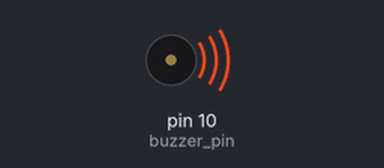
This sketch was run on a simulated Arduino Nano, built with avr-gcc and run on an emulated ATmega328P. On the bench: buzzer (waves = sounding).

Above: at 0.1 s.
Timing chart, 0 to 3.0 s (numbered marks = the images above):
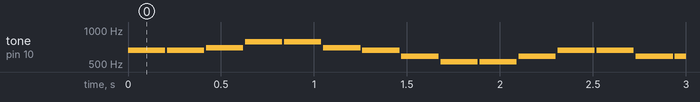

The sketch:

songs_of_pleasure.ino
```cpp
/*------------音符对应蜂鸣器频率------------*/

#define B0  31
#define C1  33
#define CS1 35
#define D1  37
#define DS1 39
#define E1  41
#define F1  44
#define FS1 46
#define G1  49
#define GS1 52
#define A1  55
#define AS1 58
#define B1  62
#define C2  65
#define CS2 69
#define D2  73
#define DS2 78
#define E2  82
#define F2  87
#define FS2 93
#define G2  98
#define GS2 104
#define A2  110
#define AS2 117
#define B2  123
#define C3  131
#define CS3 139
#define D3  147
#define DS3 156
#define E3  165
#define F3  175
#define FS3 185
#define G3  196
#define GS3 208
#define A3  220
#define AS3 233
#define B3  247
#define C4  262
#define CS4 277
#define D4  294
#define DS4 311
#define E4  330
#define F4  349
#define FS4 370
#define G4  392
#define GS4 415
#define A4  440
#define AS4 466
#define B4  494
#define C5  523
#define CS5 554
#define D5  587
#define DS5 622
#define E5  659
#define F5  698
#define FS5 740
#define G5  784
#define GS5 831
#define A5  880
#define AS5 932
#define B5  988
#define C6  1047
#define CS6 1109
#define D6  1175
#define DS6 1245
#define E6  1319
#define F6  1397
#define FS6 1480
#define G6  1568
#define GS6 1661
#define A6  1760
#define AS6 1865
#define B6  1976
#define C7  2093
#define CS7 2217
#define D7  2349
#define DS7 2489
#define E7  2637
#define F7  2794
#define FS7 2960
#define G7  3136
#define GS7 3322
#define A7  3520
#define AS7 3729
#define B7  3951
#define C8  4186
#define CS8 4435
#define D8  4699
#define DS8 4978

#define buzzer_pin 10 //定义蜂鸣器引脚

/*------------定义歌曲音调的数组------------*/

int notes[] = {
  C5, D5, E5, F5, G5, A5, B5, C6
};
int songs[] = {3,3,4,5,5,4,3,2,1,1,2,3,3,2,2,2,3,3,4,5,5,4,3,2,1,1,2,3,2,2,1,1};
/*------------定义歌曲节奏的数组------------*/

byte beats[] = {
  200, 200, 200, 200, 200, 200, 200, 800
};

void setup() {
  pinMode(buzzer_pin, OUTPUT); //定义蜂鸣器引脚为输出状态
}

void loop() {
  for ( int i = 0; i < 32; i++) {

/*------------设置i在歌曲长度内递增，这样就能逐一执行数组中的数据------------*/

    tone(buzzer_pin, notes[songs[i]-1]); //播放音乐
    delay(200); //播放间隔

    noTone(buzzer_pin);
    delay(10);
  }
}
```

Measured:
- by itself, tone on pin 10 (buzzer_pin): plays 659 Hz for 0.20 s, 659 Hz for 0.20 s, 698 Hz for 0.20 s, 784 Hz for 0.20 s, 784 Hz for 0.20 s, 698 Hz for 0.20 s … (619 notes in this stretch)
